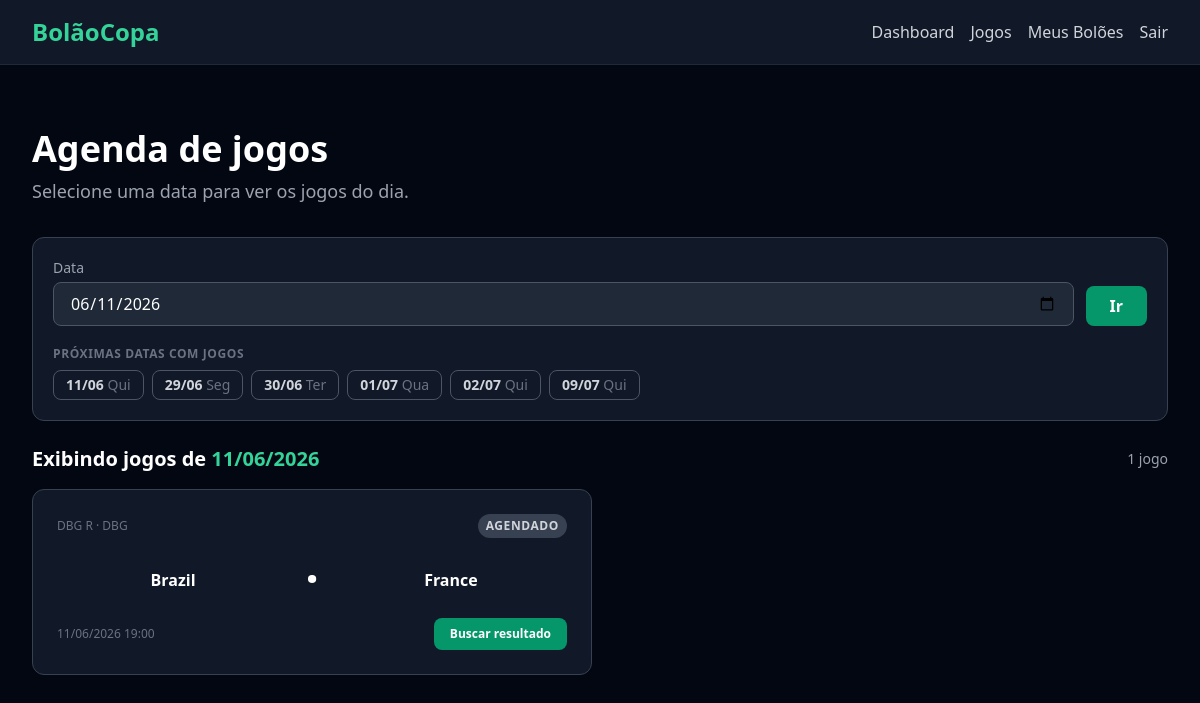
Screenshot of /matches/schedule/2026-06-11/ (signed in) with the database file from the repository.
### matches/models.py (models this page shows, shortened)
class Match(models.Model):
    STATUS_CHOICES = (
        ('agendado', 'Agendado'),
        ('em_andamento', 'Em andamento'),
        ('finalizado', 'Finalizado'),
    )
    round = models.ForeignKey(
        Round,
        on_delete=models.CASCADE,
        related_name='matches',
    )
    stadium = models.ForeignKey(
        Stadium,
        on_delete=models.PROTECT,
        related_name='matches',
    )
    home_team = models.ForeignKey(
        Team,
        on_delete=models.PROTECT,
        related_name='home_matches',
    )
    away_team = models.ForeignKey(
        Team,
        on_delete=models.PROTECT,
        related_name='away_matches',
    )
    match_datetime = models.DateTimeField()
    home_score = models.PositiveIntegerField(null=True, blank=True)
    away_score = models.PositiveIntegerField(null=True, blank=True)
    status = models.CharField(
        max_length=20,
        choices=STATUS_CHOICES,
        default='agendado',
    )
    external_id = models.PositiveIntegerField(
        null=True,
        blank=True,
        db_index=True,
    )
    penalties_home = models.PositiveSmallIntegerField(
        null=True,
        blank=True,
    )
    penalties_away = models.PositiveSmallIntegerField(
        null=True,
        blank=True,
    )
    elapsed_minute = models.PositiveSmallIntegerField(
        null=True,
        blank=True,
    )
    created_at = models.DateTimeField(auto_now_add=True)
    updated_at = models.DateTimeField(auto_now=True)
    class Meta:
        ordering = ('match_datetime',)

class Round(models.Model):
    PHASE_CHOICES = (
        ('grupo', 'Fase de Grupos'),
        ('trinta_dois_avos', '32-avos de Final'),
        ('oitavas', 'Oitavas de Final'),
        ('quartas', 'Quartas de Final'),
        ('semi', 'Semifinal'),
        ('terceiro_lugar', 'Terceiro Lugar'),
        ('final', 'Final'),
    )
    name = models.CharField(max_length=100)
    order = models.PositiveIntegerField()
    phase = models.CharField(max_length=20, choices=PHASE_CHOICES)
    start_date = models.DateField(null=True, blank=True)
    end_date = models.DateField(null=True, blank=True)
    created_at = models.DateTimeField(auto_now_add=True)
    updated_at = models.DateTimeField(auto_now=True)
    class Meta:
        ordering = ('order',)

class Stadium(models.Model):
    name = models.CharField(max_length=200)
    city = models.CharField(max_length=100)
    country = models.CharField(max_length=100)
    capacity = models.PositiveIntegerField()
    created_at = models.DateTimeField(auto_now_add=True)
    updated_at = models.DateTimeField(auto_now=True)

class Team(models.Model):
    class Confederation(models.TextChoices):
        CONMEBOL = 'CONMEBOL', 'CONMEBOL'
        UEFA = 'UEFA', 'UEFA'
        CAF = 'CAF', 'CAF'
        AFC = 'AFC', 'AFC'
        OFC = 'OFC', 'OFC'
        CONCACAF = 'CONCACAF', 'CONCACAF'
    name = models.CharField(max_length=100)
    name_en = models.CharField(max_length=100, blank=True, default='')
    country_code = models.CharField(max_length=3, unique=True)
    flag_emoji = models.CharField(max_length=10, blank=True)
    confederation = models.CharField(
        max_length=10,
        choices=Confederation.choices,
        blank=True,
    )
    created_at = models.DateTimeField(auto_now_add=True)
    updated_at = models.DateTimeField(auto_now=True)

### matches/views.py (the view, shortened to what this page needs)
# urls.py: path('schedule/', MatchScheduleView.as_view(), name='match_schedule'),
class MatchScheduleView(LoginRequiredMixin, ListView):
    model = Match
    template_name = 'matches/match_schedule.html'
    context_object_name = 'matches'
    paginate_by = 50
    def get_date(self):
        url_date = self.kwargs.get('date')
        if isinstance(url_date, datetime.date):
            return url_date
    def get_queryset(self):
        selected = self.get_date()
        return (
            Match.objects
            .filter(match_datetime__date=selected)
            .select_related('home_team', 'away_team', 'stadium', 'round')
            .order_by('match_datetime')
        )
    def get_context_data(self, **kwargs):
        context = super().get_context_data(**kwargs)
        selected = self.get_date()
        context['selected_date'] = selected
        context['selected_date_iso'] = selected.isoformat()
        context['invalid_date'] = getattr(self, '_invalid_date', False)
        today = _today()
        window_start = today - datetime.timedelta(days=7)
        window_end = today + datetime.timedelta(days=30)
        context['available_dates'] = list(
            Match.objects
            .filter(match_datetime__date__gte=window_start)
            .filter(match_datetime__date__lte=window_end)
            .dates('match_datetime', 'day')
        )
        return context

### matches/converters.py (called while the page is built)
    def to_python(self, value):
        return datetime.date.fromisoformat(value)

    def to_url(self, value):
        if hasattr(value, 'isoformat'):
            return value.isoformat()
        return str(value)

### matches/views.py (called while the page is built)
def _today():
    return timezone.localdate()

### templates/matches/match_schedule.html (shortened to what this page needs)
{% extends 'base.html' %}
{% block content %}
<div class='py-8'>
    <header class='mb-8'>
        <h1 class='text-3xl md:text-4xl font-bold text-white'>Agenda de jogos</h1>
        <p class='text-gray-400 mt-2 text-lg'>Selecione uma data para ver os jogos do dia.</p>
    </header>
    <section class='bg-gray-900 border border-gray-700 rounded-xl p-4 md:p-5 mb-6'>
        <form method='get' action='{% url "match_schedule" %}' class='flex flex-col sm:flex-row items-stretch sm:items-end gap-3'>
            <div class='flex-1 min-w-0'>
                <label for='schedule-date' class='block text-sm font-medium text-gray-400 mb-1'>Data</label>
                <input type='date' id='schedule-date' name='date' value='{{ selected_date|date:"Y-m-d" }}' class='w-full bg-gray-800 border border-gray-600 rounded-lg px-4 py-2 text-white focus:border-emerald-500 focus:ring-1 focus:ring-emerald-500 focus:outline-none transition-colors duration-200' required>
            </div>
            <button type='submit' class='inline-flex items-center justify-center px-6 py-2 bg-emerald-600 hover:bg-emerald-500 text-white font-semibold rounded-lg transition-colors duration-200'>
                Ir
            </button>
        </form>
        {% if available_dates %}
            <div class='mt-5'>
                <p class='text-xs font-semibold uppercase tracking-wider text-gray-500 mb-2'>Próximas datas com jogos</p>
                <div class='flex flex-wrap gap-2'>
                    {% for d in available_dates %}
                        <a href='{% url "match_schedule" d|date:"Y-m-d" %}' class='border border-gray-600 hover:border-emerald-500 text-gray-300 hover:text-emerald-400 text-sm font-semibold rounded-lg px-3 py-1 transition-colors duration-200{% if d == selected_date %} border-emerald-500 text-emerald-400{% endif %}'>
                            {{ d|date:"d/m" }}
                            <span class='text-gray-500 font-normal'>{{ d|date:"D" }}</span>
                        </a>
                    {% endfor %}
                </div>
            </div>
        {% endif %}
    </section>
    <div class='mb-4 flex items-center justify-between gap-2 flex-wrap'>
        <h2 class='text-xl font-semibold text-white'>
            Exibindo jogos de
            <span class='text-emerald-400'>{{ selected_date|date:"d/m/Y" }}</span>
        </h2>
        <span class='text-sm text-gray-400'>{{ page_obj.paginator.count }} jogo{{ page_obj.paginator.count|pluralize:"s" }}</span>
    </div>
    {% if matches %}
        <div class='grid grid-cols-1 lg:grid-cols-2 gap-4'>
            {% for match in matches %}
                {% include 'live/partials/match_card.html' with match=match user_has_predicted=False %}
            {% endfor %}
        </div>
    {% endif %}
</div>
{% endblock %}

### templates/live/partials/match_card.html (shortened to what this page needs)
<article data-match-id='{{ match.id }}' data-live='{% if match.status == "em_andamento" %}1{% else %}0{% endif %}' class='bg-gray-900 border border-gray-700 rounded-xl p-6 hover:border-emerald-500/50 transition-colors duration-200'>
    <div class='flex items-center justify-between mb-3 gap-2 flex-wrap'>
        <span class='text-xs text-gray-500'>{{ match.round.name }} &middot; {{ match.stadium.name }}</span>
        <div class='flex items-center gap-2'>
            {% if match.status == 'agendado' %}
                <span class='text-xs font-semibold uppercase tracking-wider px-2 py-1 rounded-full bg-gray-700 text-gray-300'>Agendado</span>
            {% elif match.status == 'em_andamento' %}
                {% include 'live/partials/live_badge.html' %}
            {% elif match.status == 'finalizado' %}
                <span class='text-xs font-semibold uppercase tracking-wider px-2 py-1 rounded-full bg-amber-600/20 text-amber-400'>Finalizado</span>
            {% endif %}
        </div>
    </div>
    {% include 'live/partials/score_display.html' %}
    <div class='flex items-center justify-between mt-4 text-xs text-gray-500 gap-2 flex-wrap'>
        <span>{{ match_datetime_label|default:match.match_datetime|date:'d/m/Y H:i' }}</span>
        {% include 'live/partials/sync_button.html' %}
    </div>
</article>

### templates/live/partials/score_display.html (shortened to what this page needs)
<div class='flex items-center justify-between gap-4 my-4'>
    <div class='flex flex-col items-center gap-1 flex-1 min-w-0'>
        <span class='text-white font-semibold truncate max-w-[120px]'>{{ match.home_team.name }}</span>
    </div>
    <div class='flex flex-col items-center gap-1'>
        <span class='text-5xl font-bold text-white tabular-nums'>
            {% if match.home_score is not None and match.away_score is not None %}
                {{ match.home_score }} x {{ match.away_score }}
            {% else %}
                &middot;
            {% endif %}
        </span>
    </div>
    <div class='flex flex-col items-center gap-1 flex-1 min-w-0'>
        <span class='text-white font-semibold truncate max-w-[120px]'>{{ match.away_team.name }}</span>
    </div>
</div>

### templates/live/partials/sync_button.html (shortened to what this page needs)
{% if match.external_id and user.is_authenticated %}
    <form method='post'
          action='{% url "match_sync" match.id %}'
          class='inline-block'
          data-sync>
        <button type='submit'
                data-sync-target
                class='bg-emerald-600 hover:bg-emerald-500 text-white font-semibold rounded-lg px-4 py-2 transition-colors duration-200 disabled:opacity-50 disabled:cursor-not-allowed'>
            <span data-sync-label>Buscar resultado</span>
        </button>
    </form>
{% endif %}

### rows the page displays
Match: round.name "DBG R", stadium.name "DBG", status "AGENDADO", home_team.name "Brazil", away_team.name "France", match_datetime "11/06/2026 19:00", external_id "Buscar resultado"

### other values shown
{{ d|date:"d/m" }} "11/06" "29/06" "30/06" "01/07" "02/07" "09/07"
{{ d|date:"D" }} "Qui" "Seg" "Ter" "Qua" "Qui" "Qui"
{{ selected_date|date:"d/m/Y" }} "11/06/2026"
{{ page_obj.paginator.count }} "1"
